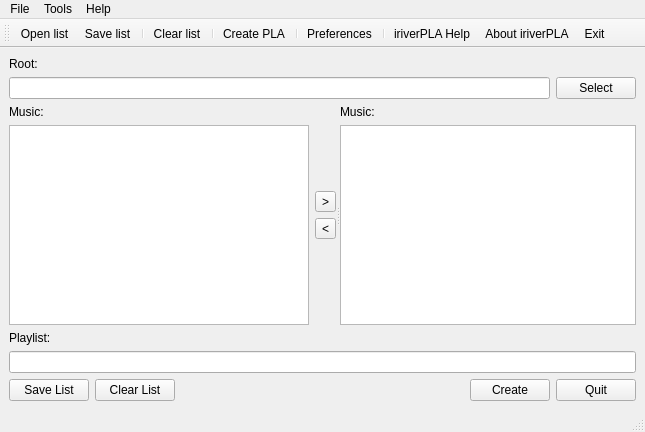
<?xml version="1.0" encoding="UTF-8"?>
<ui version="4.0">
 <class>MainWindow</class>
 <widget class="QMainWindow" name="MainWindow">
  <property name="geometry">
   <rect>
    <x>0</x>
    <y>0</y>
    <width>645</width>
    <height>432</height>
   </rect>
  </property>
  <property name="windowTitle">
   <string>iriverPLA v0.1.0</string>
  </property>
  <property name="windowIcon">
   <iconset resource="icons.qrc">
    <normaloff>:/icons/icon.ico</normaloff>:/icons/icon.ico</iconset>
  </property>
  <widget class="QWidget" name="centralwidget">
   <layout class="QVBoxLayout" name="verticalLayout_6">
    <item>
     <layout class="QVBoxLayout" name="verticalLayout_5">
      <item>
       <widget class="QLabel" name="rootLabel">
        <property name="text">
         <string>Root:</string>
        </property>
       </widget>
      </item>
      <item>
       <layout class="QHBoxLayout" name="horizontalLayout_3">
        <item>
         <widget class="QLineEdit" name="rootPathEntry"/>
        </item>
        <item>
         <widget class="QPushButton" name="rootPathSelButton">
          <property name="text">
           <string>Select</string>
          </property>
          <property name="icon">
           <iconset resource="icons.qrc">
            <normaloff>:/icons/open.png</normaloff>:/icons/open.png</iconset>
          </property>
          <property name="iconSize">
           <size>
            <width>16</width>
            <height>16</height>
           </size>
          </property>
         </widget>
        </item>
       </layout>
      </item>
     </layout>
    </item>
    <item>
     <widget class="QSplitter" name="splitter">
      <property name="sizePolicy">
       <sizepolicy hsizetype="Expanding" vsizetype="Expanding">
        <horstretch>0</horstretch>
        <verstretch>0</verstretch>
       </sizepolicy>
      </property>
      <property name="orientation">
       <enum>Qt::Horizontal</enum>
      </property>
      <widget class="QWidget" name="layoutWidget">
       <layout class="QHBoxLayout" name="horizontalLayout_2">
        <item>
         <layout class="QVBoxLayout" name="verticalLayout_4">
          <item>
           <widget class="QLabel" name="musicTreeLabel">
            <property name="text">
             <string>Music:</string>
            </property>
           </widget>
          </item>
          <item>
           <widget class="QTreeView" name="musicTreeView"/>
          </item>
         </layout>
        </item>
        <item>
         <layout class="QVBoxLayout" name="verticalLayout_2">
          <item>
           <spacer name="verticalSpacer_2">
            <property name="orientation">
             <enum>Qt::Vertical</enum>
            </property>
            <property name="sizeHint" stdset="0">
             <size>
              <width>20</width>
              <height>40</height>
             </size>
            </property>
           </spacer>
          </item>
          <item>
           <widget class="QToolButton" name="addButton">
            <property name="text">
             <string>&gt;</string>
            </property>
            <property name="icon">
             <iconset resource="icons.qrc">
              <normaloff>:/icons/add.png</normaloff>:/icons/add.png</iconset>
            </property>
            <property name="iconSize">
             <size>
              <width>24</width>
              <height>24</height>
             </size>
            </property>
           </widget>
          </item>
          <item>
           <widget class="QToolButton" name="delButton">
            <property name="text">
             <string>&lt;</string>
            </property>
            <property name="icon">
             <iconset resource="icons.qrc">
              <normaloff>:/icons/del.png</normaloff>:/icons/del.png</iconset>
            </property>
           </widget>
          </item>
          <item>
           <spacer name="verticalSpacer">
            <property name="orientation">
             <enum>Qt::Vertical</enum>
            </property>
            <property name="sizeHint" stdset="0">
             <size>
              <width>20</width>
              <height>40</height>
             </size>
            </property>
           </spacer>
          </item>
         </layout>
        </item>
       </layout>
      </widget>
      <widget class="QWidget" name="layoutWidget">
       <layout class="QVBoxLayout" name="verticalLayout_3">
        <item>
         <widget class="QLabel" name="musicListLabel">
          <property name="text">
           <string>Music:</string>
          </property>
         </widget>
        </item>
        <item>
         <widget class="QListView" name="musicListView"/>
        </item>
       </layout>
      </widget>
     </widget>
    </item>
    <item>
     <layout class="QVBoxLayout" name="verticalLayout">
      <item>
       <widget class="QLabel" name="playlistLabel">
        <property name="text">
         <string>Playlist:</string>
        </property>
       </widget>
      </item>
      <item>
       <widget class="QLineEdit" name="playlistEntry"/>
      </item>
     </layout>
    </item>
    <item>
     <layout class="QHBoxLayout" name="horizontalLayout">
      <item>
       <widget class="QPushButton" name="saveListButton">
        <property name="text">
         <string>Save List</string>
        </property>
        <property name="icon">
         <iconset resource="icons.qrc">
          <normaloff>:/icons/save.png</normaloff>:/icons/save.png</iconset>
        </property>
        <property name="iconSize">
         <size>
          <width>16</width>
          <height>16</height>
         </size>
        </property>
       </widget>
      </item>
      <item>
       <widget class="QPushButton" name="clearListButton">
        <property name="text">
         <string>Clear List</string>
        </property>
        <property name="icon">
         <iconset resource="icons.qrc">
          <normaloff>:/icons/clear.png</normaloff>:/icons/clear.png</iconset>
        </property>
        <property name="iconSize">
         <size>
          <width>16</width>
          <height>16</height>
         </size>
        </property>
       </widget>
      </item>
      <item>
       <spacer name="horizontalSpacer">
        <property name="orientation">
         <enum>Qt::Horizontal</enum>
        </property>
        <property name="sizeHint" stdset="0">
         <size>
          <width>40</width>
          <height>20</height>
         </size>
        </property>
       </spacer>
      </item>
      <item>
       <widget class="QPushButton" name="createButton">
        <property name="text">
         <string>Create</string>
        </property>
        <property name="icon">
         <iconset resource="icons.qrc">
          <normaloff>:/icons/create.png</normaloff>:/icons/create.png</iconset>
        </property>
        <property name="iconSize">
         <size>
          <width>16</width>
          <height>16</height>
         </size>
        </property>
       </widget>
      </item>
      <item>
       <widget class="QPushButton" name="quitButton">
        <property name="text">
         <string>Quit</string>
        </property>
        <property name="icon">
         <iconset resource="icons.qrc">
          <normaloff>:/icons/exit.png</normaloff>:/icons/exit.png</iconset>
        </property>
        <property name="iconSize">
         <size>
          <width>16</width>
          <height>16</height>
         </size>
        </property>
       </widget>
      </item>
     </layout>
    </item>
   </layout>
   <zorder></zorder>
   <zorder>splitter</zorder>
  </widget>
  <widget class="QMenuBar" name="menubar">
   <property name="geometry">
    <rect>
     <x>0</x>
     <y>0</y>
     <width>645</width>
     <height>22</height>
    </rect>
   </property>
   <widget class="QMenu" name="menuFile">
    <property name="title">
     <string>File</string>
    </property>
    <addaction name="actionOpen_list"/>
    <addaction name="actionSave_list"/>
    <addaction name="separator"/>
    <addaction name="actionExit"/>
   </widget>
   <widget class="QMenu" name="menuTools">
    <property name="title">
     <string>Tools</string>
    </property>
    <addaction name="actionCreate_PLA"/>
    <addaction name="actionClear_list"/>
    <addaction name="separator"/>
    <addaction name="actionPreferences"/>
   </widget>
   <widget class="QMenu" name="menuHelp">
    <property name="title">
     <string>Help</string>
    </property>
    <addaction name="actionIriverPLA_Help"/>
    <addaction name="separator"/>
    <addaction name="actionAbout_Qt"/>
    <addaction name="actionAbout_iriverPLA"/>
   </widget>
   <addaction name="menuFile"/>
   <addaction name="menuTools"/>
   <addaction name="menuHelp"/>
  </widget>
  <widget class="QToolBar" name="toolBar">
   <property name="windowTitle">
    <string>toolBar</string>
   </property>
   <attribute name="toolBarArea">
    <enum>TopToolBarArea</enum>
   </attribute>
   <attribute name="toolBarBreak">
    <bool>false</bool>
   </attribute>
   <addaction name="actionOpen_list"/>
   <addaction name="actionSave_list"/>
   <addaction name="separator"/>
   <addaction name="actionClear_list"/>
   <addaction name="separator"/>
   <addaction name="actionCreate_PLA"/>
   <addaction name="separator"/>
   <addaction name="actionPreferences"/>
   <addaction name="separator"/>
   <addaction name="actionIriverPLA_Help"/>
   <addaction name="actionAbout_iriverPLA"/>
   <addaction name="actionExit"/>
  </widget>
  <widget class="QStatusBar" name="statusBar"/>
  <action name="actionOpen_list">
   <property name="icon">
    <iconset resource="icons.qrc">
     <normaloff>:/icons/open.png</normaloff>:/icons/open.png</iconset>
   </property>
   <property name="text">
    <string>Open list</string>
   </property>
  </action>
  <action name="actionPreferences">
   <property name="icon">
    <iconset resource="icons.qrc">
     <normaloff>:/icons/pref.png</normaloff>:/icons/pref.png</iconset>
   </property>
   <property name="text">
    <string>Preferences</string>
   </property>
  </action>
  <action name="actionIriverPLA_Help">
   <property name="icon">
    <iconset resource="icons.qrc">
     <normaloff>:/icons/help.png</normaloff>:/icons/help.png</iconset>
   </property>
   <property name="text">
    <string>iriverPLA Help</string>
   </property>
  </action>
  <action name="actionAbout_Qt">
   <property name="icon">
    <iconset resource="icons.qrc">
     <normaloff>:/icons/about.png</normaloff>:/icons/about.png</iconset>
   </property>
   <property name="text">
    <string>About Qt</string>
   </property>
  </action>
  <action name="actionAbout_iriverPLA">
   <property name="icon">
    <iconset resource="icons.qrc">
     <normaloff>:/icons/about.png</normaloff>:/icons/about.png</iconset>
   </property>
   <property name="text">
    <string>About iriverPLA</string>
   </property>
  </action>
  <action name="actionSave_list">
   <property name="icon">
    <iconset resource="icons.qrc">
     <normaloff>:/icons/save.png</normaloff>:/icons/save.png</iconset>
   </property>
   <property name="text">
    <string>Save list</string>
   </property>
  </action>
  <action name="actionExit">
   <property name="icon">
    <iconset resource="icons.qrc">
     <normaloff>:/icons/exit.png</normaloff>:/icons/exit.png</iconset>
   </property>
   <property name="text">
    <string>Exit</string>
   </property>
  </action>
  <action name="actionCreate_PLA">
   <property name="icon">
    <iconset resource="icons.qrc">
     <normaloff>:/icons/create.png</normaloff>:/icons/create.png</iconset>
   </property>
   <property name="text">
    <string>Create PLA</string>
   </property>
  </action>
  <action name="actionClear_list">
   <property name="icon">
    <iconset resource="icons.qrc">
     <normaloff>:/icons/clear.png</normaloff>:/icons/clear.png</iconset>
   </property>
   <property name="text">
    <string>Clear list</string>
   </property>
  </action>
 </widget>
 <resources>
  <include location="icons.qrc"/>
 </resources>
 <connections/>
</ui>
